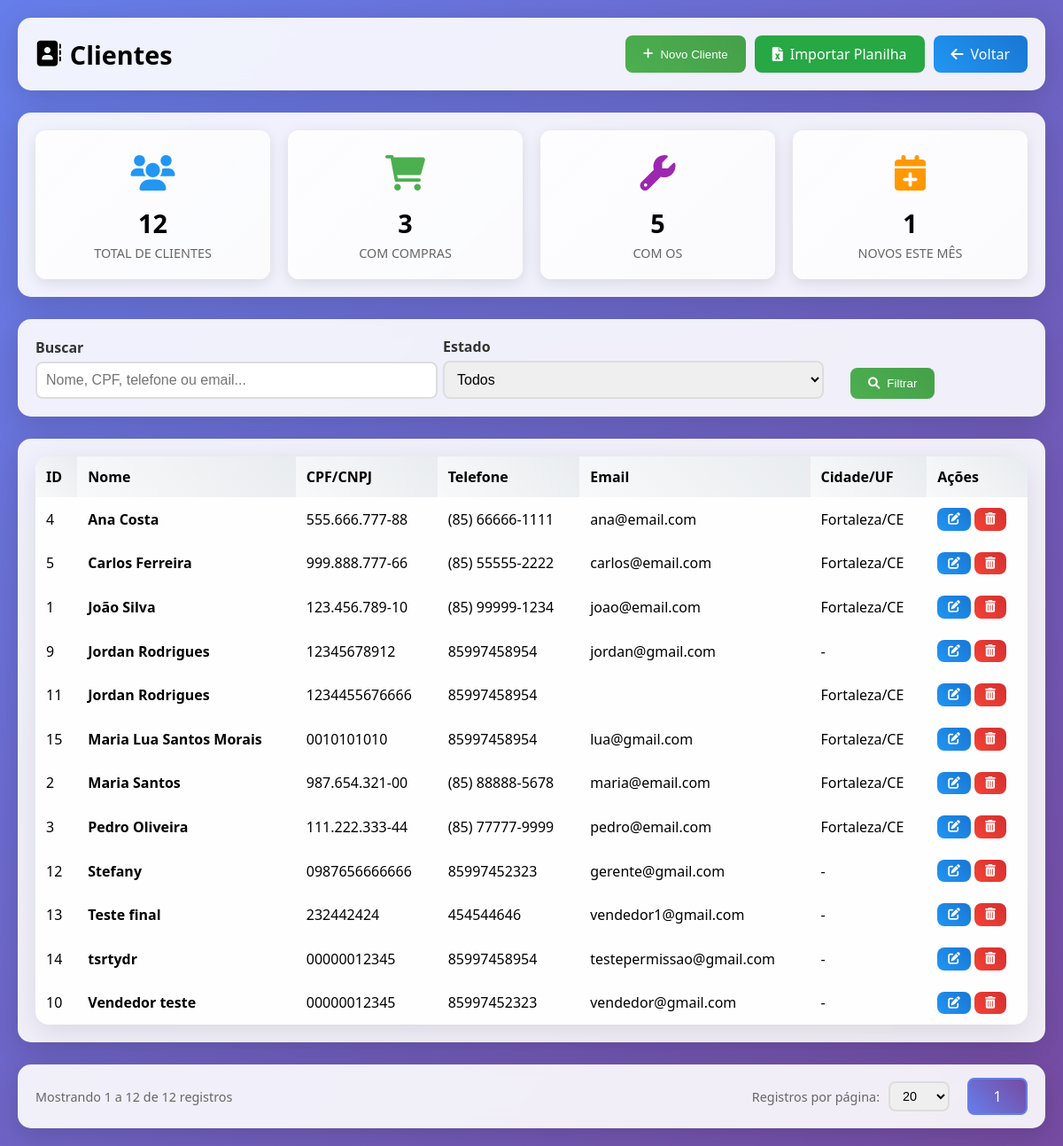
The page /modules/customers/index.php (signed in) on the database its author committed.
### tables this page shows
CREATE TABLE `customers` (
  `id` int(11) NOT NULL AUTO_INCREMENT,
  `name` varchar(100) NOT NULL,
  `cpf_cnpj` varchar(18) DEFAULT NULL,
  `phone` varchar(20) DEFAULT NULL,
  `birth_date` date DEFAULT NULL,
  `email` varchar(100) DEFAULT NULL,
  `address` text DEFAULT NULL,
  `neighborhood` varchar(100) DEFAULT NULL,
  `city` varchar(100) DEFAULT NULL,
  `state` varchar(2) DEFAULT NULL,
  `zipcode` varchar(10) DEFAULT NULL,
  `notes` text DEFAULT NULL,
  `created_at` timestamp NULL DEFAULT current_timestamp(),
  `updated_at` timestamp NULL DEFAULT current_timestamp() ON UPDATE current_timestamp(),
  `deleted_at` timestamp NULL DEFAULT NULL COMMENT 'Data de deleção (soft delete)',
  PRIMARY KEY (`id`),
  KEY `idx_deleted_at` (`deleted_at`)
);

### config/permissions.php (called while the page is built, shortened)
<?php
$PERMISSIONS = [
    'admin' => [
        'pdv' => ['view', 'create', 'edit', 'delete'],
        'service_orders' => ['view', 'create', 'edit', 'delete'],
        'products' => ['view', 'create', 'edit', 'delete'],
        'customers' => ['view', 'create', 'edit', 'delete'],
        'expenses' => ['view', 'create', 'edit', 'delete'],
        'cashflow' => ['view', 'create', 'edit', 'delete'],
        'accounts_receivable' => ['view', 'create', 'edit', 'delete'],
        'reports' => ['view'],
        'users' => ['view', 'create', 'edit', 'delete'],
    ],
    'manager' => [
        'pdv' => ['view', 'create', 'edit'],
        'service_orders' => ['view', 'create', 'edit'],
        'products' => ['view', 'create', 'edit'],
        'customers' => ['view', 'create', 'edit'],
        'cashflow' => ['view', 'create'],
        'accounts_receivable' => ['view', 'create', 'edit'],
        'reports' => ['view'],
    ],
    'seller' => [
        'pdv' => ['view', 'create', 'edit', 'delete'],
        'service_orders' => ['view', 'create', 'edit'],
        'products' => ['view', 'create'],
        'customers' => ['view', 'create', 'edit'],
    ]
];
function hasPermission($module, $action = 'view') {
    global $PERMISSIONS;
    $role = $_SESSION['user_role'];
    if ($role === 'admin') {
        return true;
    }
    return in_array($action, $PERMISSIONS[$role][$module]);
}

### modules/customers/index.php (the view, shortened to what this page needs)
<?php
require_once('../../config/database.php');
$conn = $database->getConnection();
$search = $_GET['search'] ?? '';
$filter_state = $_GET['state'] ?? '';
$page = isset($_GET['page']) ? max(1, (int)$_GET['page']) : 1;
$perPage = isset($_GET['per_page']) ? (int)$_GET['per_page'] : 20;
$where = "WHERE deleted_at IS NULL";
$params = [];
$stmtCount = $conn->prepare("SELECT COUNT(*) as total FROM customers $where");
$stmtCount->execute($params);
$totalRecords = $stmtCount->fetch(PDO::FETCH_ASSOC)['total'];
$totalPages = ceil($totalRecords / $perPage);
$offset = ($page - 1) * $perPage;
$stmt = $conn->prepare("
    SELECT * FROM customers
    $where
    ORDER BY name ASC
    LIMIT ? OFFSET ?
");
$params[] = $perPage;
$params[] = $offset;
$stmt->execute($params);
$customers = $stmt->fetchAll(PDO::FETCH_ASSOC);
$total_customers = $conn->query("SELECT COUNT(*) as total FROM customers")->fetch(PDO::FETCH_ASSOC)['total'];
$stmt = $conn->query("SELECT COUNT(DISTINCT customer_id) as total FROM sales WHERE customer_id IS NOT NULL");
$customers_with_sales = $stmt->fetch(PDO::FETCH_ASSOC)['total'];
$stmt = $conn->query("SELECT COUNT(DISTINCT customer_id) as total FROM service_orders WHERE customer_id IS NOT NULL");
$customers_with_os = $stmt->fetch(PDO::FETCH_ASSOC)['total'];
$stmt = $conn->query("SELECT COUNT(*) as total FROM customers WHERE MONTH(created_at) = MONTH(CURRENT_DATE) AND YEAR(created_at) = YEAR(CURRENT_DATE)");
$customers_this_month = $stmt->fetch(PDO::FETCH_ASSOC)['total'];
?>
<!DOCTYPE html>
<html lang="pt-BR">
<head>
<link href="https://cdnjs.cloudflare.com/ajax/libs/font-awesome/6.0.0/css/all.min.css" rel="stylesheet">
</head>
<body>
<div class="container">
    <div class="header">
        <h1><i class="fas fa-address-book"></i> Clientes</h1>
        <div style="display:flex;gap:10px;flex-wrap:wrap;">
            <button class="btn btn-primary" onclick="openModal('createModal')"><i class="fas fa-plus"></i> Novo Cliente</button>
            <a href="import.php" class="btn" style="background:#28a745;color:white;"><i class="fas fa-file-excel"></i> Importar Planilha</a>
            <a href="../../index.php" class="btn btn-secondary"><i class="fas fa-arrow-left"></i> Voltar</a>
        </div>
    </div>
    <div class="stats-box">
        <div class="stats-grid">
            <div class="stat-card blue">
                <div class="icon"><i class="fas fa-users"></i></div>
                <div class="value"><?= $total_customers ?></div>
                <div class="label">Total de Clientes</div>
            </div>
            <div class="stat-card green">
                <div class="icon"><i class="fas fa-shopping-cart"></i></div>
                <div class="value"><?= $customers_with_sales ?></div>
                <div class="label">Com Compras</div>
            </div>
            <div class="stat-card purple">
                <div class="icon"><i class="fas fa-wrench"></i></div>
                <div class="value"><?= $customers_with_os ?></div>
                <div class="label">Com OS</div>
            </div>
            <div class="stat-card orange">
                <div class="icon"><i class="fas fa-calendar-plus"></i></div>
                <div class="value"><?= $customers_this_month ?></div>
                <div class="label">Novos Este Mês</div>
            </div>
        </div>
    </div>
    <div class="search-box">
        <form method="GET">
            <div class="filter-box">
                <div class="form-group">
                    <label>Buscar</label>
                    <input type="text" name="search" value="<?= htmlspecialchars($search) ?>" class="form-control" placeholder="Nome, CPF, telefone ou email...">
                </div>
                <div class="form-group">
                    <label>Estado</label>
                    <select name="state" class="form-control">
                        <option value="">Todos</option>
                    </select>
                </div>
                <div class="form-group" style="flex:0 0 auto;">
                    <button type="submit" class="btn btn-primary"><i class="fas fa-search"></i> Filtrar</button>
                </div>
            </div>
        </form>
    </div>
    <div class="table-box">
        <table class="table">
            <thead>
                <tr>
                    <th>ID</th>
                    <th>Nome</th>
                    <th>CPF/CNPJ</th>
                    <th>Telefone</th>
                    <th>Email</th>
                    <th>Cidade/UF</th>
                    <th>Ações</th>
                </tr>
            </thead>
            <tbody>
                <?php if(empty($customers)): ?>
                    <tr><td colspan="7" class="empty">Nenhum cliente encontrado.</td></tr>
                <?php else: foreach($customers as $row): ?>
                <tr>
                    <td><?= $row['id'] ?></td>
                    <td><strong><?= htmlspecialchars($row['name']) ?></strong></td>
                    <td><?= htmlspecialchars($row['cpf_cnpj'] ?? '-') ?></td>
                    <td><?= htmlspecialchars($row['phone'] ?? '-') ?></td>
                    <td><?= htmlspecialchars($row['email'] ?? '-') ?></td>
                    <td>
                        <?php if($row['city'] || $row['state']): ?>
                            <?= htmlspecialchars($row['city'] ?? '') ?><?= $row['city'] && $row['state'] ? '/' : '' ?><?= htmlspecialchars($row['state'] ?? '') ?>
                        <?php else: ?>
                            -
                        <?php endif; ?>
                    </td>
                    <td>
                        <?php if (hasPermission('customers', 'edit')): ?>
                        <button class="btn btn-secondary btn-sm" onclick='openEditModal(<?= json_encode($row) ?>)' title="Editar">
                            <i class="fas fa-edit"></i>
                        </button>
                        <?php endif; ?>
                        <?php if (hasPermission('customers', 'delete')): ?>
                        <form method="POST" onsubmit="return false;" style="display:inline;" id="deleteForm_<?= $row['id'] ?>">
                            <button type="button" class="btn btn-danger btn-sm" title="Excluir" onclick="showConfirm('Excluir este cliente?','Excluir','Excluir','Cancelar','danger').then(ok=>{if(ok)document.getElementById('deleteForm_<?= $row['id'] ?>').submit();})"><i class="fas fa-trash-alt"></i></button>
                        </form>
                        <?php endif; ?>
                    </td>
                </tr>
                <?php endforeach; endif; ?>
            </tbody>
        </table>
    </div>
    <div class="pagination-container">
        <div class="pagination-info">
            Mostrando <?= min($offset + 1, $totalRecords) ?> a <?= min($offset + $perPage, $totalRecords) ?> de <?= $totalRecords ?> registros
        </div>
        <div class="pagination-controls">
            <div class="per-page-selector">
                <label>Registros por página:</label>
                <select onchange="changePerPage(this.value)" class="form-control" style="width:auto;display:inline-block;">
                    <?php foreach([10, 20, 30, 50, 100] as $option): ?>
                        <option value="<?= $option ?>" <?= $perPage == $option ? 'selected' : '' ?>><?= $option ?></option>
                    <?php endforeach; ?>
                </select>
            </div>
            <div class="pagination-nav">
                <?php
                $startPage = max(1, $page - 2);
                $endPage = min($totalPages, $page + 2);
                for($i = $startPage; $i <= $endPage; $i++):
                ?>
                    <a href="?page=<?= $i ?>&per_page=<?= $perPage ?>&search=<?= urlencode($search) ?>&state=<?= urlencode($filter_state) ?>"
                       class="pagination-btn <?= $i == $page ? 'active' : '' ?>">
                        <?= $i ?>
                    </a>
                <?php endfor; ?>
            </div>
        </div>
    </div>
</div>
</body>
</html>

### modules/customers/index.php (style rules this page uses)
body { margin:0; font-family:'Segoe UI', Tahoma, sans-serif; background:linear-gradient(135deg,#667eea,#764ba2); padding:20px; min-height:100vh; }
.container { max-width:1400px;margin:auto; }
.header, .stats-box, .search-box, .table-box { background:rgba(255,255,255,0.9); backdrop-filter:blur(10px); padding:20px; border-radius:15px; box-shadow:0 8px 32px rgba(0,0,0,0.15); margin-bottom:25px; }
.header { display:flex;justify-content:space-between;align-items:center;flex-wrap:wrap; }
.header h1 { font-size:1.8rem;display:flex;align-items:center;gap:10px;margin:0; }
.btn { border:none;border-radius:8px;padding:10px 20px;color:#fff;font-weight:500; cursor:pointer;display:inline-flex;align-items:center;gap:8px;transition:all .3s; text-decoration:none; }
.btn-primary { background:linear-gradient(45deg,#4CAF50,#45a049); }
.btn-secondary { background:linear-gradient(45deg,#2196F3,#1976D2); }
.btn-danger { background:linear-gradient(45deg,#f44336,#d32f2f); }
.btn-sm { padding:6px 12px;font-size:0.85rem; }
.stats-grid { display:grid; grid-template-columns:repeat(auto-fit, minmax(200px, 1fr)); gap:20px; }
.stat-card { background:linear-gradient(135deg, rgba(255,255,255,0.9), rgba(255,255,255,0.7)); padding:20px; border-radius:12px; box-shadow:0 4px 15px rgba(0,0,0,0.1); text-align:center; }
.stat-card .icon { font-size:2.5rem; margin-bottom:10px; }
.stat-card .value { font-size:1.8rem; font-weight:bold; margin:5px 0; }
.stat-card .label { color:#666; font-size:0.9rem; text-transform:uppercase; }
.stat-card.blue .icon { color:#2196F3; }
.stat-card.green .icon { color:#4CAF50; }
.stat-card.purple .icon { color:#9C27B0; }
.stat-card.orange .icon { color:#FF9800; }
.filter-box { display:flex; align-items:flex-end; flex-wrap:wrap; }
.filter-box .form-group + .form-group { margin-left:30px; }
.filter-box .form-group:last-child { margin-left:30px;flex:0 0 auto; }
.form-group { flex:1; min-width:200px; }
.form-group label { display:block;margin-bottom:5px;font-weight:600;color:#333; }
.form-control { width:100%;padding:10px;border:2px solid #ddd;border-radius:8px; font-size:1rem;transition:border .3s; }
.table { width:100%;border-collapse:collapse;background:rgba(255,255,255,0.95); border-radius:15px;overflow:hidden;box-shadow:0 8px 32px rgba(0,0,0,0.1); }
th,td { padding:12px;text-align:left; }
th { background:linear-gradient(45deg,#f8f9fa,#e9ecef);font-weight:600; }
.pagination-container { background:rgba(255,255,255,0.9); backdrop-filter:blur(10px); padding:15px 20px; border-radius:15px; box-shadow:0 8px 32px rgba(0,0,0,0.15); margin-top:15px; display:flex; justify-content:space-between; align-items:center; flex-wrap:wrap; gap:15px; }
.pagination-info { color:#666; font-size:0.9rem; font-weight:500; }
.pagination-controls { display:flex; align-items:center; gap:20px; flex-wrap:wrap; }
.per-page-selector { display:flex; align-items:center; gap:10px; }
.per-page-selector label { font-size:0.9rem; color:#666; font-weight:500; }
.per-page-selector select { padding:6px 10px; border:2px solid #ddd; border-radius:8px; font-size:0.9rem; cursor:pointer; }
.pagination-nav { display:flex; gap:5px; }
.pagination-btn { padding:8px 12px; border:2px solid #ddd; border-radius:8px; background:white; color:#333; text-decoration:none; transition:all 0.3s; display:inline-flex; align-items:center; justify-content:center; min-width:40px; font-weight:500; }
.pagination-btn.active { background:linear-gradient(45deg,#667eea,#764ba2); color:white; border-color:#667eea; }

### rows shown on the page
customers: id "4", name "Ana Costa", cpf_cnpj "555.666.777-88", phone "(85) 66666-1111", email "ana@email.com", city "Fortaleza", state "CE"
customers: id "5", name "Carlos Ferreira", cpf_cnpj "999.888.777-66", phone "(85) 55555-2222", email "carlos@email.com", city "Fortaleza", state "CE"
customers: id "1", name "João Silva", cpf_cnpj "123.456.789-10", phone "(85) 99999-1234", email "joao@email.com", city "Fortaleza", state "CE"
customers: id "9", name "Jordan Rodrigues", cpf_cnpj "12345678912", phone "85997458954", email "jordan@gmail.com"
customers: id "11", name "Jordan Rodrigues", cpf_cnpj "1234455676666", phone "85997458954", city "Fortaleza", state "CE"
customers: id "15", name "Maria Lua Santos Morais", cpf_cnpj "0010101010", phone "85997458954", email "lua@gmail.com", city "Fortaleza", state "CE"
customers: id "2", name "Maria Santos", cpf_cnpj "987.654.321-00", phone "(85) 88888-5678", email "maria@email.com", city "Fortaleza", state "CE"
customers: id "3", name "Pedro Oliveira", cpf_cnpj "111.222.333-44", phone "(85) 77777-9999", email "pedro@email.com", city "Fortaleza", state "CE"
customers: id "12", name "Stefany", cpf_cnpj "0987656666666", phone "85997452323", email "gerente@gmail.com"
customers: id "13", name "Teste final", cpf_cnpj "232442424", phone "454544646", email "vendedor1@gmail.com"
customers: id "14", name "tsrtydr", cpf_cnpj "00000012345", phone "85997458954", email "testepermissao@gmail.com"
customers: id "10", name "Vendedor teste", cpf_cnpj "00000012345", phone "85997452323", email "vendedor@gmail.com"

### other values the page prints
$total_customers "12"
$customers_with_sales "3"
$customers_with_os "5"
$customers_this_month "1"
min($offset + 1, $totalRecords) "1"
min($offset + $perPage, $totalRecords) "12"
$totalRecords "12"
form field value "20"
